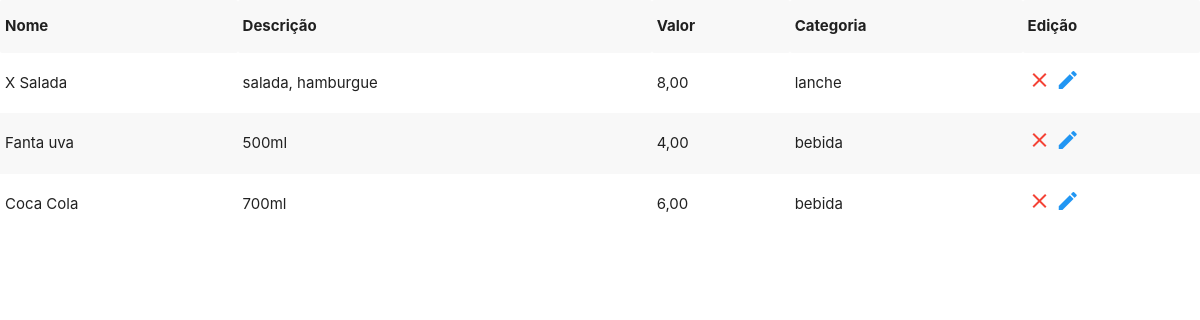
/admin/adicionarProdutos/select.php, run on the app's committed database.
### tables this page shows
CREATE TABLE `produtos` (
  `id` int(11) NOT NULL,
  `pro_nome` varchar(255) NOT NULL,
  `pro_descricao` varchar(255) NOT NULL,
  `pro_preco` varchar(255) NOT NULL,
  `cat_id` int(11) NOT NULL
);

CREATE TABLE `categorias` (
  `cat_id` int(11) NOT NULL,
  `cat_nome` varchar(255) NOT NULL,
  `status` int(11) NOT NULL
);

### admin/adicionarProdutos/select.php (the view, shortened to what this page needs)
<!DOCTYPE html>
<html lang="en">
<head>
    <link type="text/css" rel="stylesheet" href="../../materialize/css/materialize.min.css" media="screen,projection" />
<?php
include '../conexao.php';
$sth = $pdo->prepare("SELECT * FROM produtos p INNER JOIN categorias c on c.cat_id = p.cat_id");
$sth->execute();
?>
<table class="striped">
    <tr align="center">
        <th> Nome </th>
        <th> Descrição </th>
        <th> Valor </th>
        <th> Categoria </th>
        <th> Edição </th>
    </tr>
    <?php
    foreach ($sth as $res) {
        extract($res); ?>
        <tr>
            <td><?= $pro_nome ?></td>
            <td><?= $pro_descricao ?></td>
            <td><?= $pro_preco ?></td>
            <td><?= $cat_nome ?></td>
            <td>
            <a class="modal-trigger" href="#modal1"><i class='material-icons red-text'> clear </i></a>
                <a href="editar.php?id=<?= $id ?>"><i class="material-icons blue-text">edit</i></a></a>
            </td>
        </tr>
    <?php
    }
    ?>
</table>

### data on the page
produtos: pro_nome "X Salada", pro_descricao "salada, hamburgue", pro_preco "8,00", cat.cat_nome "lanche"
produtos: pro_nome "Fanta uva", pro_descricao "500ml", pro_preco "4,00", cat.cat_nome "bebida"
produtos: pro_nome "Coca Cola", pro_descricao "700ml", pro_preco "6,00", cat.cat_nome "bebida"
